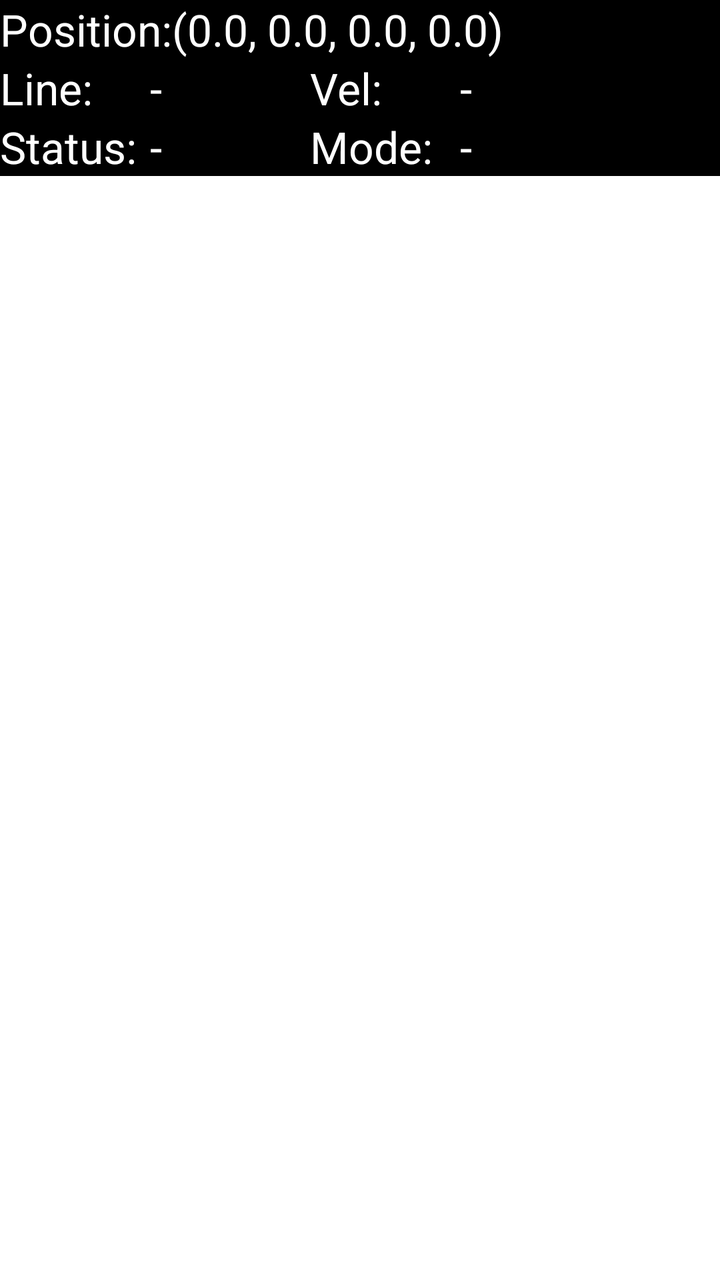
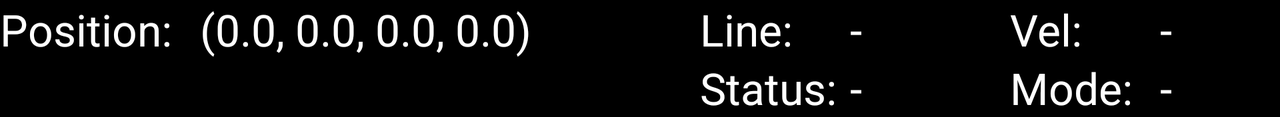

First picture: res/layout/ on a phone held upright. Second picture: the repository's own variant of that layout, on a device whose configuration matches the variant's folder. Source for both follows.
<!-- AndroidManifest.xml: application theme AppTheme -->
<!-- res/layout/status.xml -->
<?xml version="1.0" encoding="utf-8"?>
<HorizontalScrollView
    xmlns:android="http://schemas.android.com/apk/res/android"
    android:layout_width="fill_parent"
    android:layout_height="wrap_content"
    android:background="@color/black"	>
<LinearLayout 
    android:orientation="vertical" 
    android:layout_width="fill_parent" 
    android:layout_height="wrap_content"
    android:background="@color/black"
    >
    
    <LinearLayout 
        android:orientation="horizontal" 
        android:layout_width="wrap_content" 
        android:layout_height="wrap_content"
        android:background="@color/black">
        <TextView 
            android:textAppearance="?android:textAppearanceLarge" 
            android:id="@id/labelPosition" 
            android:layout_width="wrap_content" 
            android:layout_height="wrap_content" 
            android:text="@string/position_entry_label"
            android:textColor="@color/white" />
        <TextView 
            android:textAppearance="?android:textAppearanceLarge" 
            android:id="@id/loc" 
            android:layout_width="250.0dip" 
            android:layout_height="wrap_content" 
            android:text="@string/zeroloc"
            android:textColor="@color/white" />
    </LinearLayout>
    <LinearLayout 
        android:orientation="horizontal" 
        android:layout_width="wrap_content" 
        android:layout_height="wrap_content"
        android:background="@color/black">
        <TextView 
            android:textAppearance="?android:textAppearanceLarge" 
            android:id="@id/labelLine"  
            android:layout_height="wrap_content"
            android:layout_width="75.0dip" 
            android:text="@string/line"
            android:textColor="@color/white" />
        <TextView 
            android:textAppearance="?android:textAppearanceLarge" 
            android:id="@id/line" 
            android:layout_width="80.0dip" 
            android:layout_height="wrap_content" 
            android:text="@string/na"
            android:textColor="@color/white" />
        <TextView 
            android:textAppearance="?android:textAppearanceLarge" 
            android:id="@id/labelVelocity" 
            android:layout_width="75.0dip" 
            android:layout_height="wrap_content" 
            android:text="@string/vel"
            android:textColor="@color/white" />
        <TextView 
            android:textAppearance="?android:textAppearanceLarge" 
            android:id="@id/velocity" 
            android:layout_width="80.0dip" 
            android:layout_height="wrap_content" 
            android:text="@string/na"
            android:textColor="@color/white" />
    </LinearLayout>
    <LinearLayout 
        android:orientation="horizontal" 
        android:layout_width="wrap_content" 
        android:layout_height="wrap_content"
        android:background="@color/black">
        <TextView 
            android:textAppearance="?android:textAppearanceLarge" 
            android:id="@id/labelStatus" 
            android:layout_width="75.0dip" 
            android:layout_height="wrap_content" 
            android:text="@string/status"
            android:textColor="@color/white" />
        <TextView 
            android:textAppearance="?android:textAppearanceLarge" 
            android:id="@id/status" 
            android:layout_width="80.0dip" 
            android:layout_height="wrap_content" 
            android:text="@string/na"
            android:textColor="@color/white" />
        <TextView 
            android:textAppearance="?android:textAppearanceLarge" 
            android:id="@id/labelMomo" 
            android:layout_width="75.0dip" 
            android:layout_height="wrap_content" 
            android:text="@string/momo"
            android:textColor="@color/white" />
        <TextView 
            android:textAppearance="?android:textAppearanceLarge" 
            android:id="@id/momo" 
            android:layout_width="80.0dip" 
            android:layout_height="wrap_content" 
            android:text="@string/na"
            android:textColor="@color/white" />
    </LinearLayout>
</LinearLayout>
</HorizontalScrollView>
<!-- resources referenced by this layout -->
<resources>
  <color name="black">#000000</color>
  <color name="white">#ffffff</color>
  <string name="line">Line:</string>
  <string name="momo">Mode:</string>
  <string name="na">-</string>
  <string name="position_entry_label">Position:</string>
  <string name="status">Status:</string>
  <string name="vel">Vel:</string>
  <string name="zeroloc">(0.0, 0.0, 0.0, 0.0)</string>
  <style name="AppTheme" parent="AppBaseTheme">
          
      </style>
  <style name="AppBaseTheme" parent="android:Theme.Light">
          
      </style>
</resources>
<!-- res/layout-land/status.xml (the repository's variant of the layout above) -->
<!-- drawn on the phone turned sideways -->
<?xml version="1.0" encoding="utf-8"?>
<LinearLayout 
    android:orientation="vertical" 
    android:layout_width="wrap_content" 
    android:layout_height="wrap_content"
    xmlns:android="http://schemas.android.com/apk/res/android"
    android:background="@color/black">
    
    <LinearLayout 
        android:orientation="horizontal" 
        android:layout_width="wrap_content" 
        android:layout_height="wrap_content"
        android:background="@color/black">
        <TextView 
            android:textAppearance="?android:textAppearanceLarge" 
            android:id="@id/labelPosition" 
            android:layout_width="100dip" 
            android:layout_height="wrap_content" 
            android:text="@string/position_entry_label"
            android:textColor="@color/white" />
        <TextView 
            android:textAppearance="?android:textAppearanceLarge" 
            android:id="@id/loc" 
            android:layout_width="250.0dip" 
            android:layout_height="wrap_content" 
            android:text="@string/zeroloc"
            android:textColor="@color/white" />
        <TextView 
            android:textAppearance="?android:textAppearanceLarge" 
            android:id="@id/labelLine"  
            android:layout_height="wrap_content"
            android:layout_width="75.0dip" 
            android:text="@string/line"
            android:textColor="@color/white" />
        <TextView 
            android:textAppearance="?android:textAppearanceLarge" 
            android:id="@id/line" 
            android:layout_width="80.0dip" 
            android:layout_height="wrap_content" 
            android:text="@string/na"
            android:textColor="@color/white" />
        <TextView 
            android:textAppearance="?android:textAppearanceLarge" 
            android:id="@id/labelVelocity" 
            android:layout_width="75.0dip" 
            android:layout_height="wrap_content" 
            android:text="@string/vel"
            android:textColor="@color/white" />
        <TextView 
            android:textAppearance="?android:textAppearanceLarge" 
            android:id="@id/velocity" 
            android:layout_width="80.0dip" 
            android:layout_height="wrap_content" 
            android:text="@string/na"
            android:textColor="@color/white" />
    </LinearLayout>
    <LinearLayout 
        android:orientation="horizontal" 
        android:layout_width="wrap_content" 
        android:layout_height="wrap_content"
        android:background="@color/black">
        <TextView 
            android:layout_width="350dip"
            android:layout_height="wrap_content"
            />
        <TextView 
            android:textAppearance="?android:textAppearanceLarge" 
            android:id="@id/labelStatus" 
            android:layout_width="75.0dip" 
            android:layout_height="wrap_content" 
            android:text="@string/status"
            android:textColor="@color/white" />
        <TextView 
            android:textAppearance="?android:textAppearanceLarge" 
            android:id="@id/status" 
            android:layout_width="80.0dip" 
            android:layout_height="wrap_content" 
            android:text="@string/na"
            android:textColor="@color/white" />
        <TextView 
            android:textAppearance="?android:textAppearanceLarge" 
            android:id="@id/labelMomo" 
            android:layout_width="75.0dip" 
            android:layout_height="wrap_content" 
            android:text="@string/momo"
            android:textColor="@color/white" />
        <TextView 
            android:textAppearance="?android:textAppearanceLarge" 
            android:id="@id/momo" 
            android:layout_width="80.0dip" 
            android:layout_height="wrap_content" 
            android:text="@string/na"
            android:textColor="@color/white" />
    </LinearLayout>
</LinearLayout>
